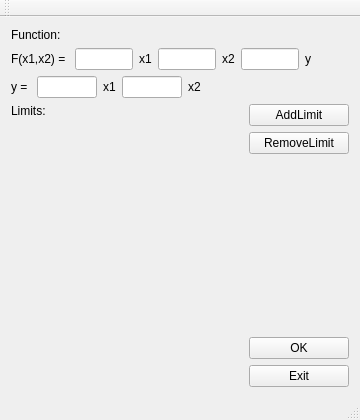
<?xml version="1.0" encoding="UTF-8"?>
<ui version="4.0">
 <class>MainWindow</class>
 <widget class="QMainWindow" name="MainWindow">
  <property name="enabled">
   <bool>true</bool>
  </property>
  <property name="geometry">
   <rect>
    <x>0</x>
    <y>0</y>
    <width>360</width>
    <height>420</height>
   </rect>
  </property>
  <property name="sizePolicy">
   <sizepolicy hsizetype="Fixed" vsizetype="Preferred">
    <horstretch>0</horstretch>
    <verstretch>0</verstretch>
   </sizepolicy>
  </property>
  <property name="minimumSize">
   <size>
    <width>360</width>
    <height>212</height>
   </size>
  </property>
  <property name="maximumSize">
   <size>
    <width>360</width>
    <height>420</height>
   </size>
  </property>
  <property name="windowTitle">
   <string>MainWindow</string>
  </property>
  <property name="statusTip">
   <string/>
  </property>
  <widget class="QWidget" name="centralWidget">
   <layout class="QGridLayout" name="gridLayout">
    <item row="0" column="0" colspan="2">
     <layout class="QVBoxLayout" name="verticalLayout_body">
      <item>
       <widget class="QLabel" name="label_6">
        <property name="text">
         <string>Function:</string>
        </property>
       </widget>
      </item>
      <item>
       <layout class="QHBoxLayout" name="horizontalLayout_F">
        <item>
         <widget class="QLabel" name="label_1">
          <property name="text">
           <string>F(x1,x2) = </string>
          </property>
         </widget>
        </item>
        <item>
         <widget class="QLineEdit" name="lineF_x1">
          <property name="maximumSize">
           <size>
            <width>60</width>
            <height>16777215</height>
           </size>
          </property>
          <property name="alignment">
           <set>Qt::AlignRight|Qt::AlignTrailing|Qt::AlignVCenter</set>
          </property>
         </widget>
        </item>
        <item>
         <widget class="QLabel" name="label_2">
          <property name="text">
           <string>x1</string>
          </property>
         </widget>
        </item>
        <item>
         <widget class="QLineEdit" name="lineF_x2">
          <property name="maximumSize">
           <size>
            <width>60</width>
            <height>16777215</height>
           </size>
          </property>
          <property name="alignment">
           <set>Qt::AlignRight|Qt::AlignTrailing|Qt::AlignVCenter</set>
          </property>
         </widget>
        </item>
        <item>
         <widget class="QLabel" name="label_3">
          <property name="text">
           <string>x2</string>
          </property>
         </widget>
        </item>
        <item>
         <widget class="QLineEdit" name="lineF_y">
          <property name="maximumSize">
           <size>
            <width>60</width>
            <height>16777215</height>
           </size>
          </property>
          <property name="alignment">
           <set>Qt::AlignRight|Qt::AlignTrailing|Qt::AlignVCenter</set>
          </property>
         </widget>
        </item>
        <item>
         <widget class="QLabel" name="label_4">
          <property name="text">
           <string>y</string>
          </property>
         </widget>
        </item>
        <item>
         <spacer name="horizontalSpacer">
          <property name="orientation">
           <enum>Qt::Horizontal</enum>
          </property>
          <property name="sizeHint" stdset="0">
           <size>
            <width>40</width>
            <height>20</height>
           </size>
          </property>
         </spacer>
        </item>
       </layout>
      </item>
     </layout>
    </item>
    <item row="1" column="0">
     <layout class="QHBoxLayout" name="horizontalLayout">
      <item>
       <widget class="QLabel" name="label_7">
        <property name="text">
         <string>y = </string>
        </property>
       </widget>
      </item>
      <item>
       <widget class="QLineEdit" name="lineY_x1">
        <property name="maximumSize">
         <size>
          <width>60</width>
          <height>16777215</height>
         </size>
        </property>
        <property name="alignment">
         <set>Qt::AlignRight|Qt::AlignTrailing|Qt::AlignVCenter</set>
        </property>
       </widget>
      </item>
      <item>
       <widget class="QLabel" name="label_8">
        <property name="text">
         <string>x1</string>
        </property>
       </widget>
      </item>
      <item>
       <widget class="QLineEdit" name="lineY_x2">
        <property name="maximumSize">
         <size>
          <width>60</width>
          <height>16777215</height>
         </size>
        </property>
        <property name="alignment">
         <set>Qt::AlignRight|Qt::AlignTrailing|Qt::AlignVCenter</set>
        </property>
       </widget>
      </item>
      <item>
       <widget class="QLabel" name="label_9">
        <property name="text">
         <string>x2</string>
        </property>
       </widget>
      </item>
      <item>
       <spacer name="horizontalSpacer_2">
        <property name="orientation">
         <enum>Qt::Horizontal</enum>
        </property>
        <property name="sizeHint" stdset="0">
         <size>
          <width>40</width>
          <height>20</height>
         </size>
        </property>
       </spacer>
      </item>
     </layout>
    </item>
    <item row="2" column="0">
     <layout class="QVBoxLayout" name="verticalLayout_main_L">
      <property name="sizeConstraint">
       <enum>QLayout::SetDefaultConstraint</enum>
      </property>
      <item>
       <widget class="QLabel" name="label">
        <property name="text">
         <string>Limits:</string>
        </property>
       </widget>
      </item>
      <item>
       <layout class="QVBoxLayout" name="verticalLayout_L">
        <property name="sizeConstraint">
         <enum>QLayout::SetFixedSize</enum>
        </property>
       </layout>
      </item>
      <item>
       <spacer name="verticalSpacer_2">
        <property name="orientation">
         <enum>Qt::Vertical</enum>
        </property>
        <property name="sizeHint" stdset="0">
         <size>
          <width>20</width>
          <height>40</height>
         </size>
        </property>
       </spacer>
      </item>
     </layout>
    </item>
    <item row="2" column="1">
     <layout class="QVBoxLayout" name="verticalLayout_Buttons">
      <item>
       <widget class="QPushButton" name="addLButton">
        <property name="sizePolicy">
         <sizepolicy hsizetype="Preferred" vsizetype="Preferred">
          <horstretch>0</horstretch>
          <verstretch>0</verstretch>
         </sizepolicy>
        </property>
        <property name="text">
         <string>AddLimit</string>
        </property>
       </widget>
      </item>
      <item>
       <widget class="QPushButton" name="removeLButton">
        <property name="sizePolicy">
         <sizepolicy hsizetype="Preferred" vsizetype="Preferred">
          <horstretch>0</horstretch>
          <verstretch>0</verstretch>
         </sizepolicy>
        </property>
        <property name="text">
         <string>RemoveLimit</string>
        </property>
       </widget>
      </item>
      <item>
       <spacer name="verticalSpacer">
        <property name="sizePolicy">
         <sizepolicy hsizetype="Preferred" vsizetype="Preferred">
          <horstretch>0</horstretch>
          <verstretch>0</verstretch>
         </sizepolicy>
        </property>
        <property name="orientation">
         <enum>Qt::Vertical</enum>
        </property>
        <property name="sizeHint" stdset="0">
         <size>
          <width>100</width>
          <height>98</height>
         </size>
        </property>
       </spacer>
      </item>
      <item>
       <widget class="QPushButton" name="submitButton">
        <property name="statusTip">
         <string>Submit</string>
        </property>
        <property name="text">
         <string>OK</string>
        </property>
       </widget>
      </item>
      <item>
       <widget class="QPushButton" name="exitButton">
        <property name="enabled">
         <bool>true</bool>
        </property>
        <property name="statusTip">
         <string>Close program.</string>
        </property>
        <property name="text">
         <string>Exit</string>
        </property>
       </widget>
      </item>
     </layout>
    </item>
   </layout>
  </widget>
  <widget class="QMenuBar" name="menuBar">
   <property name="geometry">
    <rect>
     <x>0</x>
     <y>0</y>
     <width>360</width>
     <height>21</height>
    </rect>
   </property>
  </widget>
  <widget class="QToolBar" name="mainToolBar">
   <attribute name="toolBarArea">
    <enum>TopToolBarArea</enum>
   </attribute>
   <attribute name="toolBarBreak">
    <bool>false</bool>
   </attribute>
  </widget>
  <widget class="QStatusBar" name="statusBar"/>
 </widget>
 <layoutdefault spacing="6" margin="11"/>
 <resources/>
 <connections/>
</ui>
